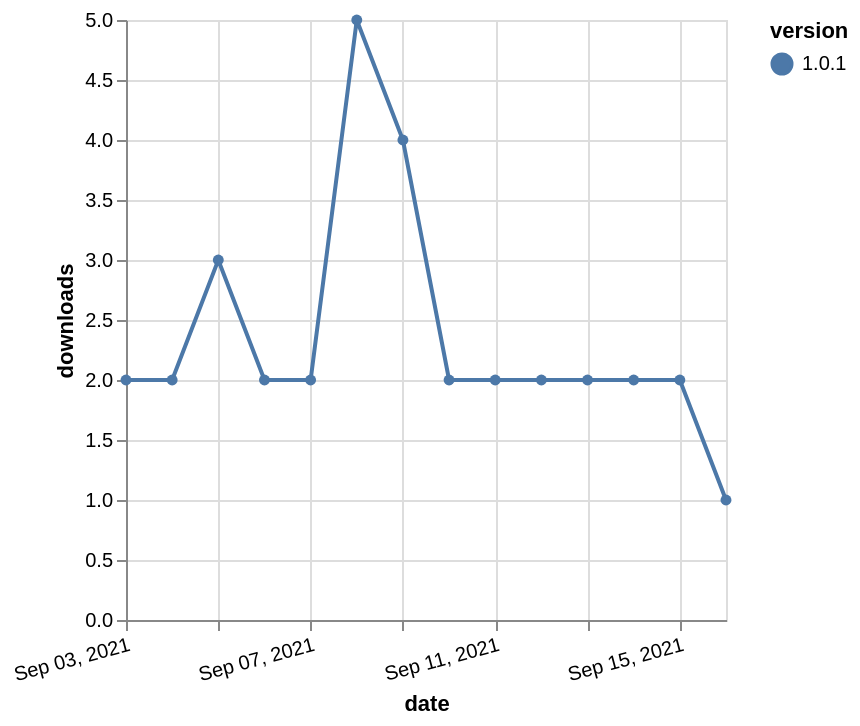

Vega-Lite specification stored for this chart:
### Vega-Lite specification from a JSON file in a GitHub repository (floating-point values rounded to 4 significant figures)
{"$schema": "https://vega.github.io/schema/vega-lite/v5.json", "description": "A simple bar chart with embedded data.", "data": {"values": [{"date": "2021-09-03", "total": 5127, "delta": 2, "version": "1.0.1"}, {"date": "2021-09-04", "total": 5129, "delta": 2, "version": "1.0.1"}, {"date": "2021-09-05", "total": 5132, "delta": 3, "version": "1.0.1"}, {"date": "2021-09-06", "total": 5134, "delta": 2, "version": "1.0.1"}, {"date": "2021-09-07", "total": 5136, "delta": 2, "version": "1.0.1"}, {"date": "2021-09-08", "total": 5141, "delta": 5, "version": "1.0.1"}, {"date": "2021-09-09", "total": 5145, "delta": 4, "version": "1.0.1"}, {"date": "2021-09-10", "total": 5147, "delta": 2, "version": "1.0.1"}, {"date": "2021-09-11", "total": 5149, "delta": 2, "version": "1.0.1"}, {"date": "2021-09-12", "total": 5151, "delta": 2, "version": "1.0.1"}, {"date": "2021-09-13", "total": 5153, "delta": 2, "version": "1.0.1"}, {"date": "2021-09-14", "total": 5155, "delta": 2, "version": "1.0.1"}, {"date": "2021-09-15", "total": 5157, "delta": 2, "version": "1.0.1"}, {"date": "2021-09-16", "total": 5158, "delta": 1, "version": "1.0.1"}]}, "width": "container", "mark": {"type": "line", "point": {"filled": true}}, "encoding": {"x": {"field": "date", "type": "temporal", "timeUnit": "yearmonthdate", "title": "date", "axis": {"labelAngle": -15}}, "y": {"field": "delta", "type": "quantitative", "title": "downloads"}, "color": {"field": "version", "type": "nominal"}, "tooltip": {"field": "delta"}}}
